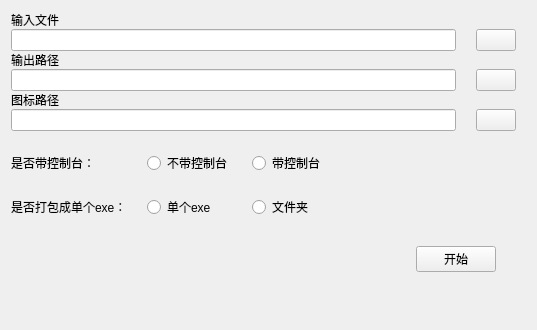
<?xml version="1.0" encoding="UTF-8"?>
<ui version="4.0">
 <class>Form</class>
 <widget class="QWidget" name="Form">
  <property name="geometry">
   <rect>
    <x>0</x>
    <y>0</y>
    <width>537</width>
    <height>310</height>
   </rect>
  </property>
  <property name="windowTitle">
   <string>Form</string>
  </property>
  <layout class="QVBoxLayout" name="verticalLayout" stretch="0,0,0,0">
   <property name="spacing">
    <number>20</number>
   </property>
   <item>
    <layout class="QGridLayout" name="gridLayout_2" columnstretch="3,0">
     <property name="rightMargin">
      <number>10</number>
     </property>
     <property name="horizontalSpacing">
      <number>20</number>
     </property>
     <property name="verticalSpacing">
      <number>0</number>
     </property>
     <item row="0" column="0">
      <widget class="QLabel" name="label">
       <property name="text">
        <string>输入文件</string>
       </property>
      </widget>
     </item>
     <item row="5" column="0">
      <widget class="QLineEdit" name="icon_path"/>
     </item>
     <item row="3" column="1">
      <widget class="QPushButton" name="output_pushButton">
       <property name="text">
        <string/>
       </property>
       <property name="icon">
        <iconset>
         <normaloff>img/icons8-open-file-folder-48.png</normaloff>img/icons8-open-file-folder-48.png</iconset>
       </property>
       <property name="iconSize">
        <size>
         <width>20</width>
         <height>20</height>
        </size>
       </property>
      </widget>
     </item>
     <item row="5" column="1">
      <widget class="QPushButton" name="icon_pushButton">
       <property name="text">
        <string/>
       </property>
       <property name="icon">
        <iconset>
         <normaloff>img/icons8-open-file-folder-48.png</normaloff>img/icons8-open-file-folder-48.png</iconset>
       </property>
       <property name="iconSize">
        <size>
         <width>20</width>
         <height>20</height>
        </size>
       </property>
      </widget>
     </item>
     <item row="1" column="1">
      <widget class="QPushButton" name="input_file_pushButton">
       <property name="text">
        <string/>
       </property>
       <property name="icon">
        <iconset>
         <normaloff>img/icons8-open-file-folder-48.png</normaloff>img/icons8-open-file-folder-48.png</iconset>
       </property>
       <property name="iconSize">
        <size>
         <width>20</width>
         <height>20</height>
        </size>
       </property>
      </widget>
     </item>
     <item row="2" column="0">
      <widget class="QLabel" name="label_2">
       <property name="text">
        <string>输出路径</string>
       </property>
      </widget>
     </item>
     <item row="1" column="0">
      <widget class="QLineEdit" name="input_file_path"/>
     </item>
     <item row="4" column="0">
      <widget class="QLabel" name="label_3">
       <property name="text">
        <string>图标路径</string>
       </property>
      </widget>
     </item>
     <item row="3" column="0">
      <widget class="QLineEdit" name="output_path"/>
     </item>
    </layout>
   </item>
   <item>
    <layout class="QGridLayout" name="gridLayout_3" columnstretch="1,1,0,2,3">
     <item row="0" column="1" colspan="2">
      <widget class="QRadioButton" name="no_console_radioButton">
       <property name="text">
        <string>不带控制台</string>
       </property>
       <attribute name="buttonGroup">
        <string notr="true">buttonGroup_2</string>
       </attribute>
      </widget>
     </item>
     <item row="1" column="3">
      <widget class="QRadioButton" name="dir_radioButton">
       <property name="text">
        <string>文件夹</string>
       </property>
       <attribute name="buttonGroup">
        <string notr="true">console_buttonGroup</string>
       </attribute>
      </widget>
     </item>
     <item row="1" column="4">
      <spacer name="horizontalSpacer_3">
       <property name="orientation">
        <enum>Qt::Horizontal</enum>
       </property>
       <property name="sizeHint" stdset="0">
        <size>
         <width>40</width>
         <height>20</height>
        </size>
       </property>
      </spacer>
     </item>
     <item row="0" column="4">
      <spacer name="horizontalSpacer_2">
       <property name="orientation">
        <enum>Qt::Horizontal</enum>
       </property>
       <property name="sizeHint" stdset="0">
        <size>
         <width>40</width>
         <height>20</height>
        </size>
       </property>
      </spacer>
     </item>
     <item row="0" column="0">
      <widget class="QLabel" name="label_4">
       <property name="text">
        <string>是否带控制台：</string>
       </property>
      </widget>
     </item>
     <item row="0" column="3">
      <widget class="QRadioButton" name="with_consoleradioButton">
       <property name="text">
        <string>带控制台</string>
       </property>
       <attribute name="buttonGroup">
        <string notr="true">buttonGroup_2</string>
       </attribute>
      </widget>
     </item>
     <item row="1" column="1" colspan="2">
      <widget class="QRadioButton" name="signle_exe_radioButton">
       <property name="text">
        <string>单个exe</string>
       </property>
       <attribute name="buttonGroup">
        <string notr="true">console_buttonGroup</string>
       </attribute>
      </widget>
     </item>
     <item row="1" column="0">
      <widget class="QLabel" name="label_5">
       <property name="text">
        <string>是否打包成单个exe：</string>
       </property>
      </widget>
     </item>
    </layout>
   </item>
   <item>
    <layout class="QHBoxLayout" name="horizontalLayout">
     <property name="spacing">
      <number>0</number>
     </property>
     <property name="rightMargin">
      <number>30</number>
     </property>
     <item>
      <spacer name="horizontalSpacer">
       <property name="orientation">
        <enum>Qt::Horizontal</enum>
       </property>
       <property name="sizeType">
        <enum>QSizePolicy::Expanding</enum>
       </property>
       <property name="sizeHint" stdset="0">
        <size>
         <width>30</width>
         <height>40</height>
        </size>
       </property>
      </spacer>
     </item>
     <item>
      <widget class="QPushButton" name="start_pushButton">
       <property name="text">
        <string>开始</string>
       </property>
       <property name="iconSize">
        <size>
         <width>32</width>
         <height>32</height>
        </size>
       </property>
      </widget>
     </item>
    </layout>
   </item>
   <item>
    <spacer name="verticalSpacer_2">
     <property name="orientation">
      <enum>Qt::Vertical</enum>
     </property>
     <property name="sizeType">
      <enum>QSizePolicy::Fixed</enum>
     </property>
     <property name="sizeHint" stdset="0">
      <size>
       <width>20</width>
       <height>40</height>
      </size>
     </property>
    </spacer>
   </item>
  </layout>
 </widget>
 <resources/>
 <connections/>
 <buttongroups>
  <buttongroup name="console_buttonGroup"/>
  <buttongroup name="buttonGroup_2"/>
 </buttongroups>
</ui>
